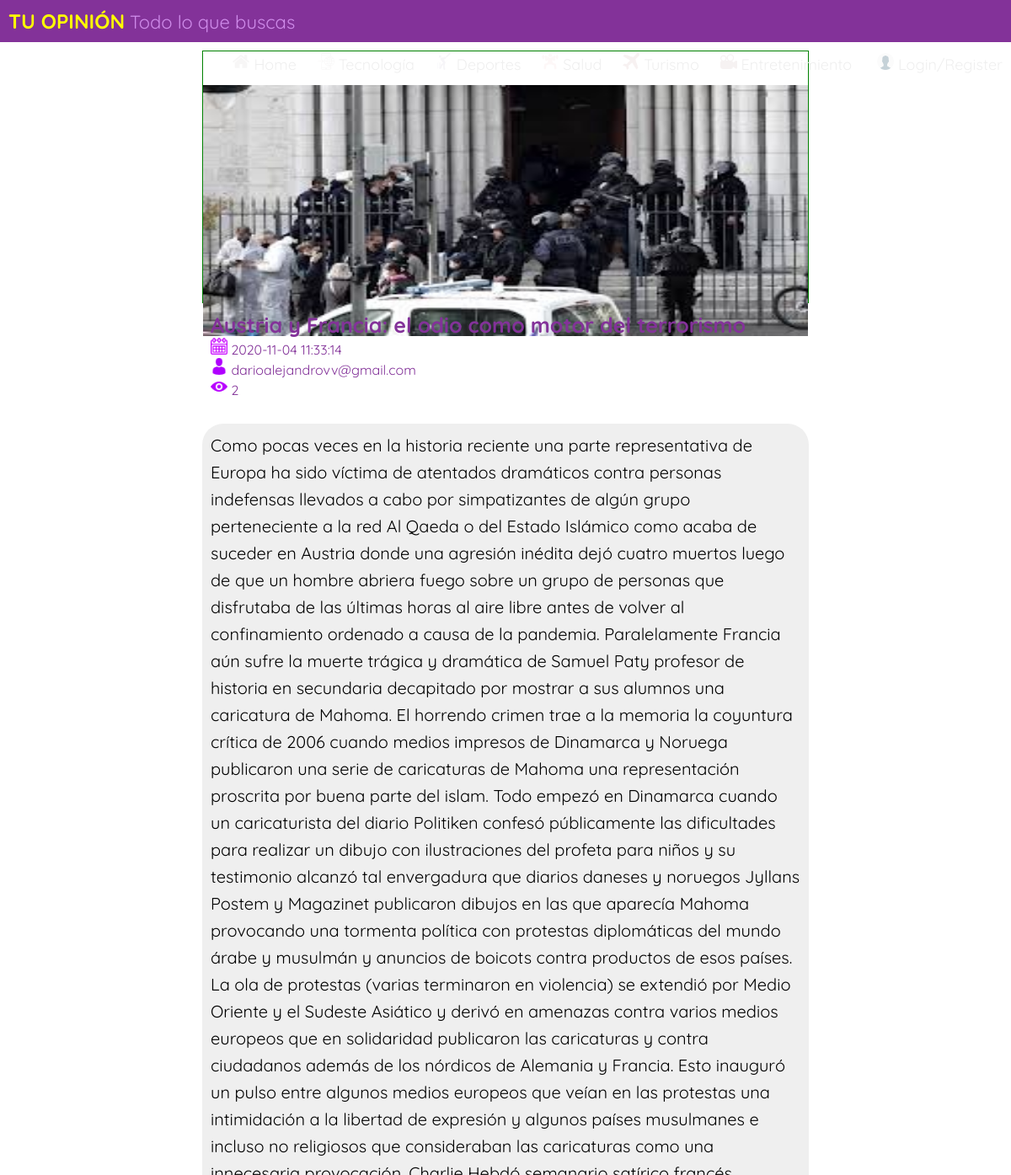
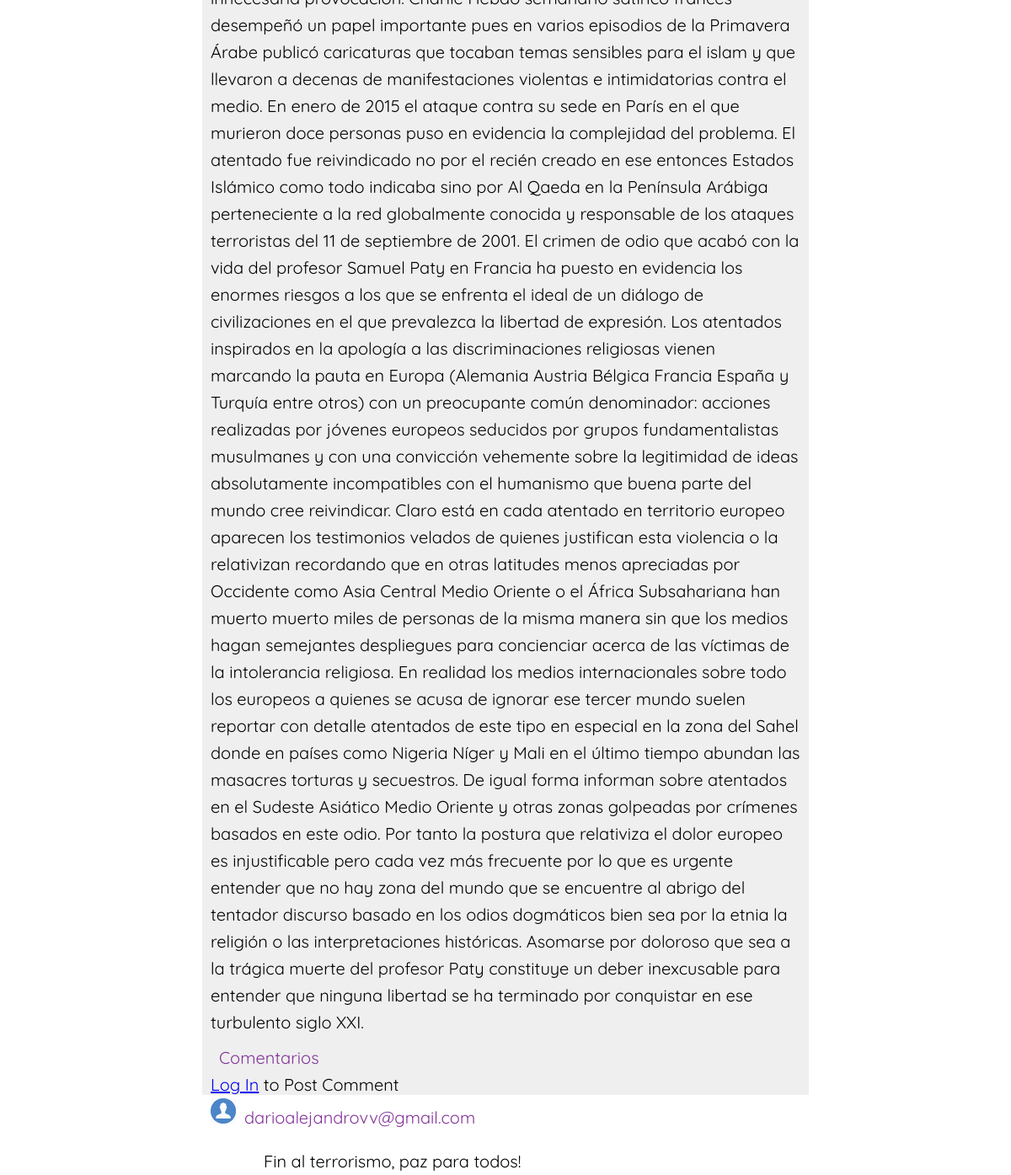
/view-post.php?pid=32, run on the app's committed database (2 pictures, top to bottom).
### tables this page shows
CREATE TABLE `posts` (
  `Post_ID` int(11) NOT NULL,
  `title` varchar(100) NOT NULL,
  `description` text NOT NULL,
  `featured` varchar(200) NOT NULL,
  `category` varchar(30) NOT NULL,
  `author` varchar(50) NOT NULL,
  `date` datetime NOT NULL,
  `status` varchar(10) NOT NULL,
  `visitors` int(5) NOT NULL,
  `scheduledate` date NOT NULL
);

CREATE TABLE `comments` (
  `C_ID` int(11) NOT NULL,
  `content` varchar(400) NOT NULL,
  `author` varchar(100) NOT NULL,
  `date` datetime NOT NULL,
  `Post_ID` varchar(10) NOT NULL
);

### view-post.php (the view, shortened to what this page needs)
<?php
include('config.php');
if(isset($_GET['pid']))
{
	$p=$_GET['pid'];
}
$sql = "SELECT title,description,author,date,featured,visitors from posts where Post_ID=".$p.";";
if($result = $db->query($sql))
{
$row = $result->fetch_assoc();
$sql2="UPDATE posts SET visitors=visitors+1 WHERE Post_ID=".$p.";";
					mysqli_query($db, $sql2);
}
else
{
	header("Location:notfound.php");
}
?>
<html>
<head><?php echo "
	<title>".$row['title']."- GDG Blog "."</title>";
	?>
	<link rel="stylesheet" type="text/css" href="style.css">
</head>
<body>
	 <div class="nav">
  <div class="nav-header">
  <div class="nav-title">
      <font color="yellow" size="5"><b>TU OPINIÓN</b></font> <font color="#cf8cea">Todo lo que buscas</font>
    </div>
  </div>
  <div class="nav-links" >
<a class="active" href="index.php"><img src="images/home.png" width="20px"></img>&nbsp;Home</a>
  <a href="technology.php"><img src="images/technology.png" width="20px"></img>&nbsp;Tecnología</a>
  <a href="sports.php"><img src="images/sports.png" width="20px"></img>&nbsp;Deportes</a>
  <a href="health.php"><img src="images/health.png" width="20px"></img>&nbsp;Salud</a>
  <a href="travel.php"><img src="images/travel.png" width="20px"></img>&nbsp;Turismo</a>
  <a href="entertainment.php"><img src="images/entertainment.png" width="20px"></img>&nbsp;Entretenimiento</a>
    <?php if(!isset($_SESSION['ID']))
      {
        echo "<a href='admin/login.php'>&nbsp;<img src='images/user.png' width='20px'>&nbsp;Login/Register</a>";
      }
        else {
        echo "<a href='admin/logout.php'><img src='images/user.png' width='20px'>&nbsp;Logout</a><a href='admin/index.php'><img src='images/settings-gears.png' width='20px'>&nbsp;Dashboard</a>";
      }
        ?>
  </div>
	<div class="articimg" align="center">
		<?php  $im="<img src='admin/uploads/".$row['featured']."'' width='100%' height='100%'>";
		echo $im; ?>
	</div>
<div class="artic" >
		<label class="title"><b><?php echo $row['title'] ?></b></label><br>
		<label class="date"><img src='images/calendar.png' width='20px'></img>&nbsp;<?php echo $row['date'] ?></label>
		<br>
		<label class="author"><img src='images/man-user.png' width='20px'></img>&nbsp;<?php echo $row['author'] ?></label>
		<br>
		<label class="author"><img src='images/eye.png' width='20px'></img>&nbsp;<?php echo $row['visitors'] ?></label>
		<br><br>
		<div class="des">
			<?php echo $row['description'] ?>
		<div class="commentarea">
			<label>Comentarios</label><br>
			<?php
if(isset($_SESSION['ID']))
{
	echo "<div class='addcomform'>
			<form action='view-post.php' method='POST'>
			<hr>
			Add a Comment:
			<input type='text' name='email'  class='nodisp' value='".$_SESSION['ID']."'/>
			<input type='text' name='pid'  class='nodisp' value='".$p."'/>
			<br>
			<textarea cols='80' rows='3' name='com'></textarea>
			<input type='submit' class='greenkaro' name='comment' value='POST COMMENT'>
		</form>
		</div>";
}
else
{
	echo "<a href='admin/login.php'>Log In</a> to Post Comment";
}
		$sql3 = "SELECT content,author,date,C_ID from comments where Post_ID=".$p.";";
$result3 = $db->query($sql3);
while($row3 = $result3->fetch_assoc())
{
echo "<div class='commentbox'>
			<img src='avatar.jpg' width='30px' height='30px'><label>".
				 $row3['author'].
			"</label><p class='commenttext'>".
			$row3['content'].
		"</p>
	</div>";
		}
		?>
	</div>
	</div></div>
</body>
</html>

### style.css (style rules this page uses)
label { font-family: 'Quicksand', sans-serif; color: #833299; }
.nav-links a { padding-bottom: 35px; }
* { box-sizing: border-box; }
body { margin: 0px; font-family: 'Quicksand', sans-serif; }
.nav { height: 50px; width: 100%; background-color: #833299; position: relative; }
.nav > .nav-header { display: inline; }
.nav > .nav-header > .nav-title { display: inline-block; font-size: 22px; color: #fff; padding: 10px 10px 10px 10px; }
.nav > .nav-links { display: inline; float: right; font-size: 18px; }
.nav > .nav-links > a { display: inline-block; padding: 13px 10px 13px 10px; text-decoration: none; color: #efefef; }

### view-post.php (style rules this page uses)
.articimg { width: 60%; border:1px solid green; height: 300px; margin-top: 10px; margin-left: 20%; }
.artic { width: 60%; height: 100%; margin-top: 10px; margin-left: 20%; }
.commentarea { width: 60%; height: 100%; margin-top: 10px; }
label { font-family: 'Quicksand', sans-serif; color: #833299; margin-left: 10px; }
.title { font-size: 25; }
.commenttext { margin-left: 63px; }
.des { font-family: 'Quicksand', sans-serif; line-height: 1.6; font-size: 20; padding: 10px 10px 10px 10px; margin-top: 10px; background-color: #efefef; border-top-right-radius: 25px; border-top-left-radius: 25px; }

### data on the page
posts: featured (picture), title "Austria y Francia: el odio como motor del terrorismo", date "2020-11-04 11:33:14", author "darioalejandrovv@gmail.com", visitors "2", description "Como pocas veces en la historia reciente una parte representativa de Europa ha sido víctima de atentados dramáticos contra personas indefensas llevados a cabo por simpatizantes de algún grupo perteneciente a la red Al Qaeda o del Estado Islámico como acaba de suceder en Austria donde una agresión inédita dejó cuatro muertos luego de que un hombre abriera fuego sobre un grupo de personas que disfrutaba de las últimas horas al aire libre antes de volver al confinamiento ordenado a causa de la pandemia. Paralelamente Francia aún sufre la muerte trágica y dramática de Samuel Paty profesor de historia en secundaria decapitado por mostrar a sus alumnos una caricatura de Mahoma. El horrendo crimen…"
comments: author "darioalejandrovv@gmail.com", content "Fin al terrorismo, paz para todos!"
